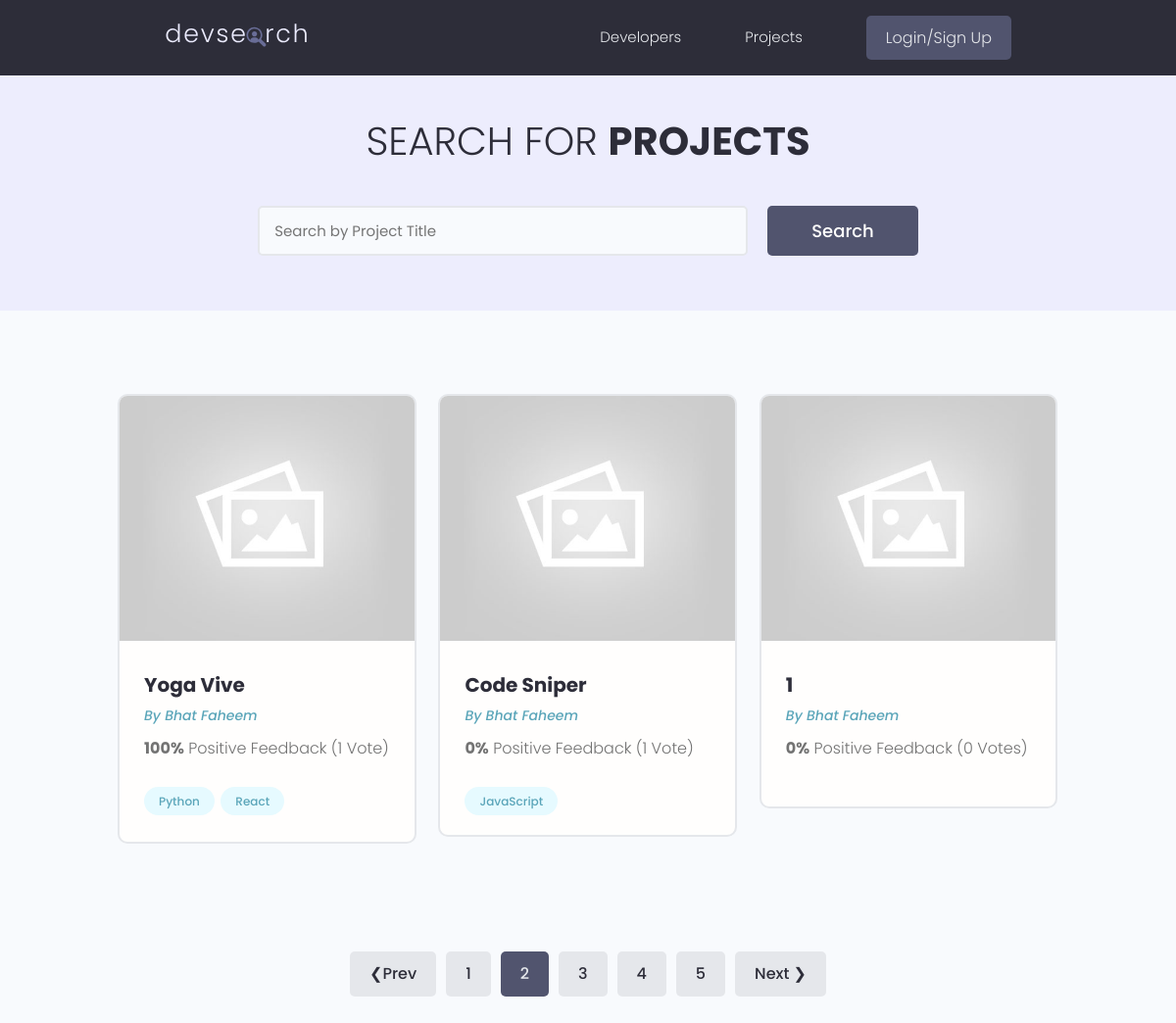
Page /projects/?page=2 on the earlier database version.
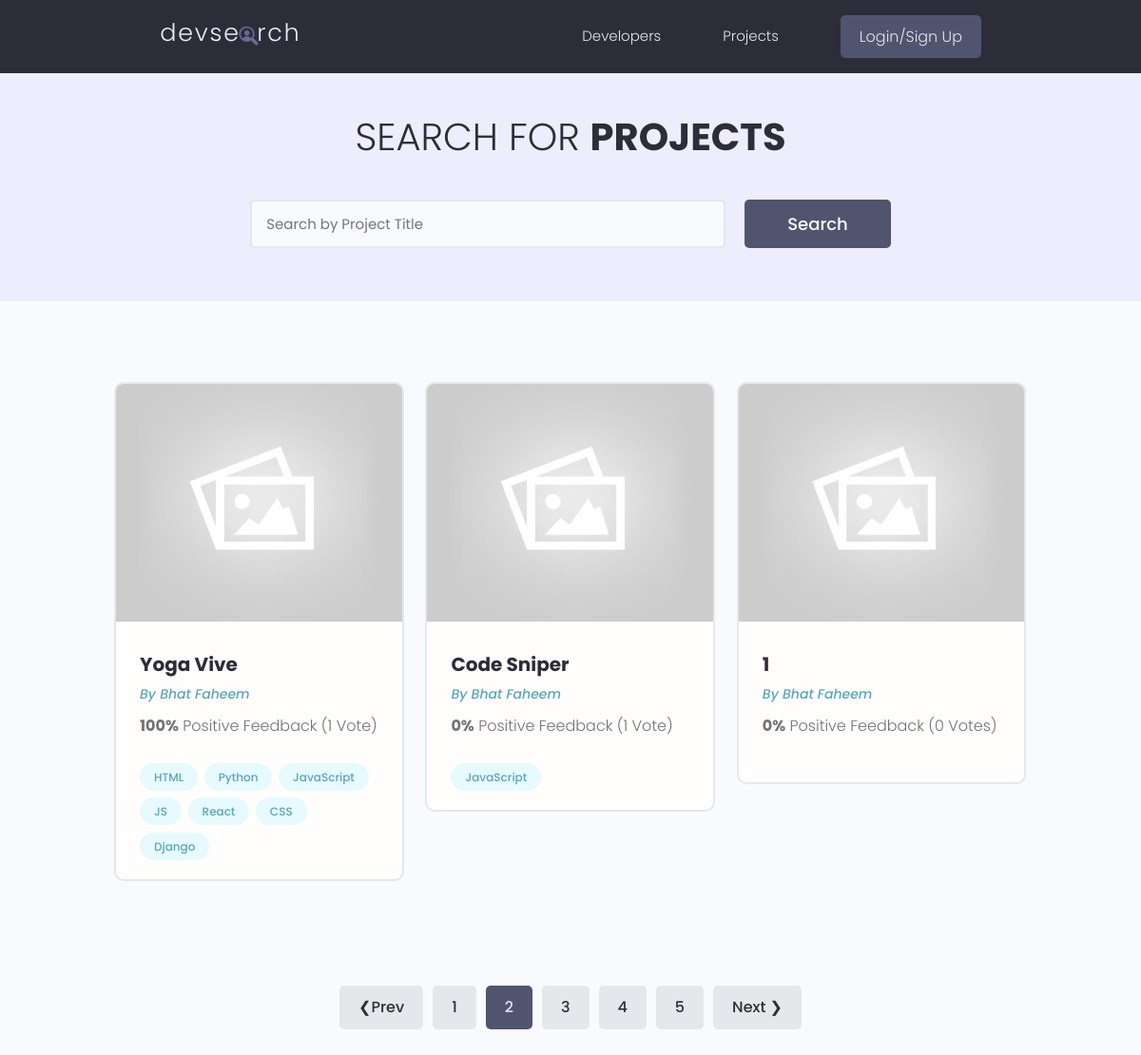
Same page on the later database version.
### projects/models.py (models this page shows, shortened)
class Project(models.Model):
    owner = models.ForeignKey(Profile, null=True, blank=True, on_delete=models.CASCADE)
    title = models.CharField(max_length=200)
    description = models.TextField(null=True, blank=True)
    featured_image = models.ImageField(null=True, blank=True, default="default.jpg")
    demo_link = models.CharField(max_length=2000, null=True, blank=True)
    source_link = models.CharField(max_length=2000, null=True, blank=True)
    tags = models.ManyToManyField("Tag", blank=True)
    vote_total = models.IntegerField(default=0, null=True, blank=True)
    vote_ratio = models.IntegerField(default=0, null=True, blank=True)
    created = models.DateTimeField(auto_now_add=True)
    id = models.UUIDField(
        default=uuid.uuid4, unique=True, primary_key=True, editable=False
    )
    class Meta:
        ordering = ["-vote_ratio", "-vote_total", "title"]
    @property
    def imageURL(self):
        try:
            url = self.featured_image.url
        except:
            url = ""
        return url

class Tag(models.Model):
    name = models.CharField(max_length=200)
    created = models.DateTimeField(auto_now_add=True)
    id = models.UUIDField(
        default=uuid.uuid4, unique=True, primary_key=True, editable=False
    )
    def __str__(self):
        return self.name

### users/models.py (models this page shows, shortened)
class Profile(models.Model):
    user = models.OneToOneField(User, on_delete=models.CASCADE, null=True, blank=True)
    name = models.CharField(max_length=200, blank=True, null=True)
    username = models.CharField(max_length=200, blank=True, null=True)
    location = models.CharField(max_length=200, blank=True, null=True)
    email = models.EmailField(max_length=500, null=True, blank=True)
    short_intro = models.CharField(max_length=200, blank=True, null=True)
    bio = models.TextField(blank=True, null=True)
    profile_img = models.ImageField(
        null=True,
        blank=True,
        upload_to="profiles/",
        default="profiles/user-default.png",
    )
    social_github = models.CharField(max_length=200, blank=True, null=True)
    social_twitter = models.CharField(max_length=200, blank=True, null=True)
    social_linkedin = models.CharField(max_length=200, blank=True, null=True)
    social_youtube = models.CharField(max_length=200, blank=True, null=True)
    social_website = models.CharField(max_length=200, blank=True, null=True)
    created = models.DateTimeField(auto_now_add=True)
    id = models.UUIDField(
        default=uuid.uuid4, unique=True, primary_key=True, editable=False
    )
    class Meta:
        ordering = ["created"]

### projects/views.py (the view)
# urls.py: path("projects/", views.getProjects),
def projects(request):
    projects, search_query = searchProjects(request)
    custom_range, projects = paginationProjects(request, projects, 6)
    context = {
        "projects": projects,
        "search_query": search_query,
        "custom_range": custom_range,
    }
    return render(request, "projects/projects.html", context)

### projects/utils.py (called while the page is built)
def paginationProjects(request, projects, results):
    page = request.GET.get("page")
    results = 3
    paginator = Paginator(projects, results)
    try:
        projects = paginator.page(page)
    except PageNotAnInteger:
        page = 1
        projects = paginator.page(page)
    except EmptyPage:
        page = paginator.num_pages
        projects = paginator.page(page)
    leftIndex = int(page) - 4
    if leftIndex < 1:
        leftIndex = 1
    rightIndex = int(page) + 5
    if rightIndex > paginator.num_pages:
        rightIndex = paginator.num_pages + 1
    custom_range = range(leftIndex, rightIndex)
    return custom_range, projects

def searchProjects(request):
    search_query = ""
    if request.GET.get("search_query"):
        search_query = request.GET.get("search_query")
    tags = Tag.objects.filter(name__icontains=search_query)
    projects = Project.objects.distinct().filter(
        Q(title__icontains=search_query)
        | Q(description__icontains=search_query)
        | Q(owner__name__icontains=search_query)
        | Q(tags__in=tags)
    )
    return projects, search_query

### projects/templates/projects/projects.html (shortened to what this page needs)
{% extends 'main.html' %} {% block content %} {{msg}}
<main class="projects">
  <section class="hero-section text-center">
    <div class="container container--narrow">
      <div class="hero-section__box">
        <h2>Search for <span>Projects</span></h2>
      </div>
      <div class="hero-section__search">
        <form
          id="searchForm"
          class="form"
          action="{% url 'projects' %}"
          method="get"
        >
          <div class="form__field">
            <input
              class="input input--text"
              id="formInput#search"
              type="text"
              name="search_query"
              value="{{search_query}}"
              placeholder="Search by Project Title"
            />
          </div>
          <input class="btn btn--sub btn--lg" type="submit" value="Search" />
        </form>
      </div>
    </div>
  </section>
  <section class="projectsList">
    <div class="container">
      <div class="grid grid--three">
        {% for project in projects %}
        <div class="column">
          <div class="card project">
            <a href="{% url 'project' project.id %}" class="project">
              <img
                class="project__thumbnail"
                src="{{project.imageURL}}"
                alt="project thumbnail"
              />
              <div class="card__body">
                <h3 class="project__title">{{project.title}}</h3>
                <p>
                  <a
                    class="project__author"
                    href="{% url 'user-profile' project.owner.id %}"
                    >By {{project.owner.name}}</a
                  >
                </p>
                <p class="project--rating">
                  <span style="font-weight: bold">{{project.vote_ratio}}%</span>
                  Positive Feedback ({{project.vote_total}}
                  Vote{{project.vote_total|pluralize:"s"}})
                </p>
                <div class="project__tags">
                  {% for tag in project.tags.all %}
                  <span class="tag tag--pill tag--main">
                    <small>{{tag}}</small>
                  </span>
                  {% endfor %}
                </div>
              </div>
            </a>
          </div>
        </div>
        {% endfor %}
      </div>
    </div>
  </section>
  {% include 'pagination.html' with queryset=projects %}
</main>
{% endblock content %}

### templates/main.html (shortened to what this page needs)
<!DOCTYPE html>
{% load static %}
<html lang="en">
  <head>
    <link rel="stylesheet" href="{% static 'uikit/styles/uikit.css' %}" />
    <link rel="stylesheet" href="{% static 'styles/app.css' %}" />
  </head>
  <body>
    {% include 'navbar.html' %}
     {% block content %} {% endblock content %}
  </body>
</html>

### templates/navbar.html (shortened to what this page needs)
{% load static %}
<header class="header">
  <div class="container container--narrow">
    <a href="{% url 'profiles' %}" class="header__logo">
      <img src="{% static 'images/logo.svg' %}" alt="DevSearch Logo" />
    </a>
    <nav class="header__nav">
      <ul class="header__menu">
        <li class="header__menuItem">
          <a href="{% url 'profiles' %}">Developers</a>
        </li>
        <li class="header__menuItem">
          <a href="{% url 'projects' %}">Projects</a>
        </li>
        {% if request.user.is_authenticated %}
        <li class="header__menuItem"><a href="{% url 'inbox' %}">Inbox</a></li>
        <li class="header__menuItem">
          <a href="{% url 'account' %}">Account</a>
        </li>
        <li class="header__menuItem">
          <a href="{% url 'logout' %}" class="btn btn--sub">Logout</a>
        </li>
        {% else %}
        <li class="header__menuItem">
          <a href="{% url 'login' %}" class="btn btn--sub">Login/Sign Up</a>
        </li>
        {% endif %}
      </ul>
    </nav>
  </div>
</header>

### templates/pagination.html
{% if queryset.has_other_pages %}
<div class="pagination">
  <ul class="container">
    {% if queryset.has_previous %}
    <li>
      <a
        href="?page={{queryset.previous_page_number}}"
        class="btn page-link"
        data-page="{{queryset.previous_page_number}}"
        >&#10094;Prev</a
      >
    </li>
    {% endif%} {% for page in custom_range %}
    {% if page == queryset.number %}
    <li>
      <a
        href="?page={{page}}"
        class="btn page-link btn--sub"
        data-page="{{page}}"
        >{{page}}</a
      >
    </li>
    {% else %}
    <li>
      <a href="?page={{page}}" class="btn page-link" data-page="{{page}}"
        >{{page}}</a
      >
    </li>
    {% endif %} {% endfor %} {% if queryset.has_next %}
    <li>
      <a
        href="?page={{queryset.next_page_number}}"
        class="btn page-link"
        data-page="{{queryset.next_page_number}}"
        >Next &#10095;</a
      >
    </li>
    {% endif%}
  </ul>
</div>
{% endif %}

### static/styles/app.css (style rules this page uses)
:root { --color-sub: #2d2d39; }
.btn--sub { background-color: var(--color-sub-light); }
.card { border: 2px solid var(--color-light); }
img { width: 100%; }
.header { position: sticky; z-index: 111; background-color: var(--color-sub); padding: 1.5rem 0; }
.header > .container { display: flex; justify-content: space-between; align-items: center; }
.header__logo > img { height: 3.8rem; }
.header__nav > ul { display: inline-flex; align-items: center; list-style: none; gap: 6.5rem; }
.header__menuItem > a { color: var(--color-light); font-weight: 300; }
.hero-section { height: 40vh; display: flex; align-items: center; background-color: var(--color-sub); }
.hero-section__box { margin-bottom: 4rem; }
.hero-section__box > h2, .hero-section__box > h2 > span { font-size: 4rem; color: var(--color-light); line-height: 1.3; text-transform: uppercase; }
.hero-section__box > h2 { font-weight: 300; }
.hero-section__box > h2 > span { font-weight: 700; }
.hero-section__search > .form { display: flex; align-items: center; justify-content: center; gap: 2rem; }
.hero-section__search > .form input.input--text { width: 50rem; }
.pagination { margin-top: 8rem; margin-bottom: 10rem; }
.pagination > ul { flex-wrap: wrap; list-style: none; display: flex; align-items: center; justify-content: center; gap: 1rem; }
.pagination .btn { color: var(--color-sub); }
.pagination .btn.btn--sub { color: var(--color-light); }
.project__author { font-size: 1.4rem; font-style: italic; }
.project--rating { margin-bottom: 1.6em; margin-top: 0.5em; }
.projects > .hero-section { background: var(--color-sub-lighter); height: 30vh; }
.projects .hero-section__box { margin-bottom: 2.5rem; }
.projects .hero-section__box > h2 { color: var(--color-sub); }
.projects .hero-section__box > h2 > span { font-weight: 700; color: var(--color-sub); }
.projectsList { margin-top: 8rem; }
.project__thumbnail { height: 25rem; object-fit: cover; object-position: top center; }
.project__title { font-size: 2rem; font-weight: 700; color: var(--color-sub); }

### static/uikit/styles/modules/_variables.css (style rules this page uses)
:root { --color-main: #5aa5b9; --color-main-light: #e6faff; --color-sub: #3f4156; --color-sub-light: #51546e; --color-sub-lighter: #ededfd; --color-text: #737373; --color-gray: #8b8b8b; --color-light: #e5e7eb; --color-light-gray: #767676; --color-bg: #f8fafd; --color-white: #fffefd; --color-white-light: #f3f3f3; --color-success: #359e64; --color-success-bg: #def8e8; --color-error: #fc4b0b; --color-error-bg: #fff2ee; --font-base: 'Poppins', arial, helvetica, 'Segoe UI', roboto, ubuntu, sans-serif; --font-monospace: 'Fira Code', 'Courier New', courier, monospace; --font-regular: 300; --font-medium: 500; --font-bold: 700; --generic-shadow: 1px 1px 5px #00000010; --generic-transition: all 0.3s ease-in-out; }

### static/uikit/styles/modules/_base.css (style rules this page uses)
* { margin: 0; padding: 0; box-sizing: border-box; text-rendering: optimizeLegibility; color: inherit; font-size: inherit; }
html { font-size: 50%; }
@media only screen and (min-width: 480px) { html { font-size: 56.25%; } }
@media only screen and (min-width: 1200px) { html { font-size: 62.5%; } }
body { line-height: 1.6; font-weight: 400; font-size: 1.5rem; color: var(--color-text); background-color: var(--color-bg); min-height: 100vh; }

### static/uikit/styles/modules/_typography.css (style rules this page uses)
* { font-family: var(--font-base); }
h2 { font-size: 3.6rem; font-weight: var(--font-bold); }
h3 { font-size: 3.2rem; font-weight: var(--font-medium); }
p, span, strong { font-size: 1.6rem; color: var(--color-text); font-weight: var(--font-regular); }
a { padding-bottom: 2px; text-decoration: none; display: inline-block; color: var(--color-main); font-weight: var(--font-medium); }

### static/uikit/styles/modules/_utilities.css (style rules this page uses)
.container { width: 92%; max-width: 165rem; margin: 0 auto; box-sizing: border-box; }
.container--narrow { width: 92%; max-width: 120rem; }
@media screen and (min-width: 1000px) { .container { width: 90%; } }
@media screen and (min-width: 1000px) { .container--narrow { width: 85%; } }
@media screen and (min-width: 1200px) { .container { width: 80%; } }
@media screen and (min-width: 1200px) { .container--narrow { width: 72%; } }
.text-center { text-align: center; }

### static/uikit/styles/modules/_card.css (style rules this page uses)
.card { border-radius: 1rem; background-color: var(--color-white); border: 1.5px solid var(--color-light); width: auto; height: auto; margin-top: 0.5rem; margin-bottom: 0.5rem; overflow: hidden; }
.card__body, .card__header { padding: 2rem 2.5rem; }

Differences in the rows shown:
changed Project "Yoga Vive": gains Tag (name "Django"); gains Tag (name "JavaScript")
added Tag: name "HTML", shown under Project "Yoga Vive"
added Tag: name "JS", shown under Project "Yoga Vive"
added Tag: name "CSS", shown under Project "Yoga Vive"
